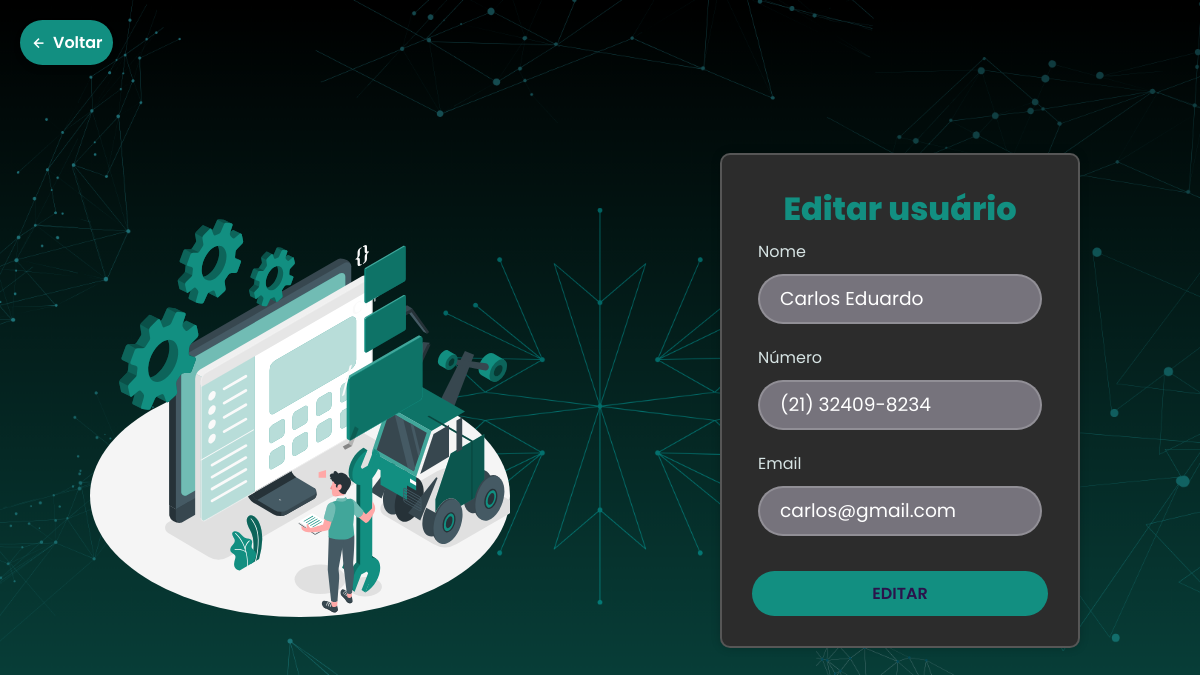
The app's page /edit.php?id=4 with its own data.
### tables this page shows
CREATE TABLE `usuarios` (
  `id` int(11) NOT NULL,
  `nivel` varchar(250) NOT NULL DEFAULT 'cliente',
  `nome` varchar(250) NOT NULL,
  `cpf` varchar(250) NOT NULL,
  `email` varchar(250) NOT NULL,
  `numero` varchar(250) NOT NULL,
  `senha` varchar(250) NOT NULL
);

### edit.php (the view, shortened to what this page needs)
<?php
    include_once('conexao.php');
    if (!empty($_GET['id'])) {
        $id = $_GET['id'];
        $sqlSelect = "SELECT * FROM usuarios WHERE id=$id";
        $result = $conexao->query($sqlSelect);
        if ($result->num_rows > 0) {
            while ($user_data = mysqli_fetch_assoc($result)) {
                $nome = $user_data['nome'];
                $email = $user_data['email'];
                $numero = $user_data['numero'];
            }
        } else {
            header('Location: inicio.php');
        }
    } else {
        header('Location: inicio.php');
    }
?>
<!DOCTYPE html>
<html lang="pt-br">
<head>
    <link href='https://unpkg.com/boxicons@2.1.4/css/boxicons.min.css' rel='stylesheet'>
    <link rel="stylesheet" href="edit.css">
</head>
<body>
    <div class="main-login">
        <div class="left-login">
            <img src="./cadastro/animatecad.svg" class="left-image" alt="barber">
        </div>
        <div class="right-login">
            <a href="inicio.php" class="btn-voltar">
                <i class='bx bx-left-arrow-alt'></i> Voltar
            </a>
            <div class="wrapper">
                <h1>Editar usuário</h1>
                <form action="./saveEdit.php" method="POST">
                    <div class="input-columns">
                        <div class="col">
                            <div class="textfield">
                                <label for="usuario">Nome</label>
                                <input type="text" id="nome" name="nome" value="<?php echo htmlspecialchars($nome); ?>" required>
                            </div>
                        </div>
                    </div>
                    <div class="input-columns">
                        <div class="col">
                            <div class="textfield">
                                <label for="numero">Número</label>
                                <input type="text" id="numero" name="numero" value="<?php echo htmlspecialchars($numero); ?>" required>
                            </div>
                        </div>
                    </div>
                    <div class="input-columns">
                        <div class="col">
                            <div class="textfield">
                                <label for="email">Email</label>
                                <input type="email" id="email" name="email" value="<?php echo htmlspecialchars($email); ?>" required>
                            </div>
                        </div>
                    </div>
                    <div class="col">
                        <button type="submit" name="update" id="submit" class="btn">Editar</button>
                    </div>
                </form>
            </div>
        </div>
    </div>
</body>
</html>

### edit.css (style rules this page uses)
* { margin: 0; padding: 0; box-sizing: border-box; font-family:"Poppins", sans-serif; }
body { height: 100vh; overflow: hidden; background-image: url(img/fundo.png); background-repeat: no-repeat; background-size: cover; background-position: center; background-attachment: fixed; }
.main-login { width: 100vw; height: 100vh; display: flex; justify-content: center; align-items: center; }
.left-login { width: 50vw; height: 100vh; display: flex; justify-content: center; align-items: center; flex-direction: column; padding-top: 20px; }
.right-login { width: 50vw; height: 100vh; display: flex; justify-content: center; align-items: center; }
.wrapper { width: 60%; background: #2c2c2c; border: 2px solid rgba(255, 255, 255, .2); backdrop-filter: blur(20px); box-shadow: 0 0 10px rgba(0, 0, 0, .2); color: aliceblue; border-radius: 10px; padding: 30px; display: flex; justify-content: center; align-items: center; flex-direction: column; }
.wrapper h1 { font-size: 32px; text-align: center; color: #128f81; font-weight: 800; margin: 0; }
.left-image { width: 35vw; }
.textfield { display: flex; flex-direction: column; align-items: flex-start; justify-content: center; margin: 6px; width: 200%; }
.input-columns { display: flex; width: 100%; margin-bottom: 5px; }
.input-columns .col { width: 48%; display: flex; flex-direction: column; }
.textfield { margin-bottom: 10px; }
.textfield input { width: 100%; height: 50px; background: #76737c; border: none; outline: none; border: 2px solid rgba(255, 255, 255, .2); border-radius: 40px; font-size: 14pt; color: #fff; padding: 20px; box-sizing: border-box; }
.textfield label { color: #f0ffffde; margin-bottom: 10px; display: block; }
.btn { width: 100%; height: 45px; background: #128f81; border: none; outline: none; border-radius: 40px; cursor: pointer; font-size: 16px; color: #2b134b; font-weight: 600; text-transform: uppercase; margin-top: 20px; }
.btn-voltar { position: absolute; top: 20px; left: 20px; display: flex; align-items: center; background: #128f81; color: #fff; text-decoration: none; padding: 10px 15px; border-radius: 30px; font-size: 16px; font-weight: 600; box-shadow: 0 4px 6px rgba(0, 0, 0, 0.2); transition: background 0.3s, transform 0.2s; padding: 10px; }
.btn-voltar i { margin-right: 5px; font-size: 18px; }

### records on screen
usuarios: nome "Carlos Eduardo", numero "(21) 32409-8234", email "carlos@gmail.com"
